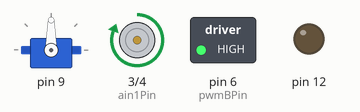
This sketch was run on a simulated Arduino Uno, built with avr-gcc and run on an emulated ATmega328P. Shown: servo, motor-driver pin pairs drawn as motors (green arrow = first pin HIGH = forward, orange = second pin HIGH = backward, longer = more drive, scaled by the enable pin), switched loads named in the sketch (green lamp = pin HIGH), output pins drawn as LEDs (lit = HIGH).

Above: at 0.1 s.
At 6.1 s:
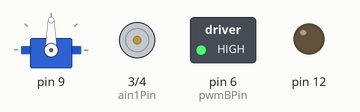
At 9.1 s:
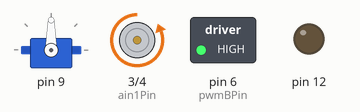
At 18.1 s:
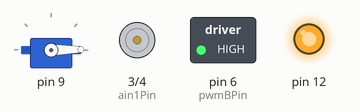
At 27.1 s:
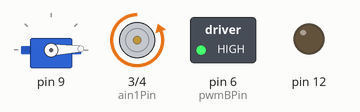
At 36.1 s:
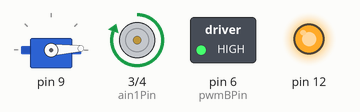
Timing chart, 0 to 40.0 s (numbered marks = the images above):
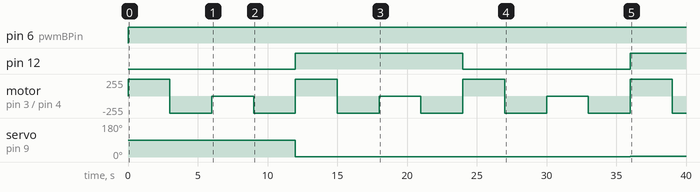

Measured:
- by itself, pin 6 (pwmBPin): LOW → HIGH at 0.00 s
- by itself, pin 12: LOW → HIGH at 12.0 s, → LOW 12.0 s later, → HIGH 12.0 s later
- by itself, servo on pin 9: 90° → 1° at 12.0 s, → 2° 12.0 s later, → 3° 12.0 s later
- by itself, motor on pin 3 (ain1Pin) / pin 4 (ain2Pin): repeats every 12.0 s: backward 255/255 3.0 s, stopped 3.0 s, backward 255/255 3.0 s, forward 255/255 3.0 s

The sketch:

robo_emotions.ino
```cpp
#include "flasher.h"
#include "sweeper.h"


const int ain1Pin = 3;
const int ain2Pin = 4;
const int pwmAPin = 5;

const int bin1Pin = 8;
const int bin2Pin = 7;
const int pwmBPin = 6;


Flasher redled(12, 100, 400);
Sweeper sweep(5);
Sweeper sweep2(5);

void setup() {
  sweep.Attach(2);
  sweep.Attach(9);
  pinMode(ain1Pin, OUTPUT);
  pinMode(ain2Pin, OUTPUT);
  pinMode(pwmAPin, OUTPUT);
  pinMode(12, OUTPUT);
}

void loop() {
  // turn in one direction, full speed
  redled.Update();
  sweep.Update();
  sweep2.Update();
  Serial.println("full speed");
  analogWrite(pwmAPin, 255);
  analogWrite(pwmBPin, 255);

  //first motor clockwise
  digitalWrite(ain1Pin, HIGH);
  digitalWrite(ain2Pin, LOW);

  //second motor clockwise
  digitalWrite(bin1Pin, HIGH);
  digitalWrite(bin2Pin, LOW);

  //stay here for a second
  delay(3000);

  //first motor clockwise
  digitalWrite(ain1Pin, LOW);
  digitalWrite(ain2Pin, HIGH);

  //second motor clockwise
  digitalWrite(bin1Pin, LOW);
  digitalWrite(bin2Pin, HIGH);

  delay(3000);

    //first motor clockwise
  digitalWrite(ain1Pin, LOW);
  digitalWrite(ain2Pin, LOW);

  //second motor clockwise
  digitalWrite(bin1Pin, LOW);
  digitalWrite(bin2Pin, HIGH);

  delay(3000);

  //first motor clockwise
  digitalWrite(ain1Pin, LOW);
  digitalWrite(ain2Pin, HIGH);

  //second motor clockwise
  digitalWrite(bin1Pin, LOW);
  digitalWrite(bin2Pin, LOW);

  delay(3000);
  //first motor clockwise
  digitalWrite(ain1Pin, LOW);
  digitalWrite(ain2Pin, HIGH);

  //second motor clockwise
  digitalWrite(bin1Pin, LOW);
  digitalWrite(bin2Pin, HIGH);


}
```

flasher.h
```cpp
class Flasher
{
  // Class Member Variables
  // These are initialized at startup
  int ledPin;      // the number of the LED pin
  long OnTime;     // milliseconds of on-time
  long OffTime;    // milliseconds of off-time

  // These maintain the current state
  int ledState;                 // ledState used to set the LED
  unsigned long previousMillis;   // will store last time LED was updated

  // Constructor - creates a Flasher
  // and initializes the member variables and state
  public:
  Flasher(int pin, long on, long off)
  {
  ledPin = pin;
  pinMode(ledPin, OUTPUT);

  OnTime = on;
  OffTime = off;

  ledState = LOW;
  previousMillis = 0;
  }

  void Update()
  {
    // check to see if it's time to change the state of the LED
    unsigned long currentMillis = millis();

    if((ledState == HIGH) && (currentMillis - previousMillis >= OnTime))
    {
      ledState = LOW;  // Turn it off
      previousMillis = currentMillis;  // Remember the time
      digitalWrite(ledPin, ledState);  // Update the actual LED
    }
    else if ((ledState == LOW) && (currentMillis - previousMillis >= OffTime))
    {
      ledState = HIGH;  // turn it on
      previousMillis = currentMillis;   // Remember the time
      digitalWrite(ledPin, ledState);   // Update the actual LED
    }
  }

  void Stop(){
    digitalWrite(ledPin, ledState);
  }
};
```

sweeper.h
```cpp
#include <Servo.h>

class Sweeper
{
  Servo servo;              // the servo
  int pos;              // current servo position
  int increment;        // increment to move for each interval
  int  updateInterval;      // interval between updates
  unsigned long lastUpdate; // last update of position

public:
  Sweeper(int interval)
  {
    updateInterval = interval;
    increment = 1;
  }

  void Attach(int pin)
  {
    servo.attach(pin);
  }

  void Detach()
  {
    servo.detach();
  }

  void Update()
  {
    if((millis() - lastUpdate) > updateInterval)  // time to update
    {
      lastUpdate = millis();
      pos += increment;
      servo.write(pos);
      Serial.println(pos);
      if ((pos >= 180) || (pos <= 0)) // end of sweep
      {
        // reverse direction
        increment = -increment;
      }
    }
  }
};
```
